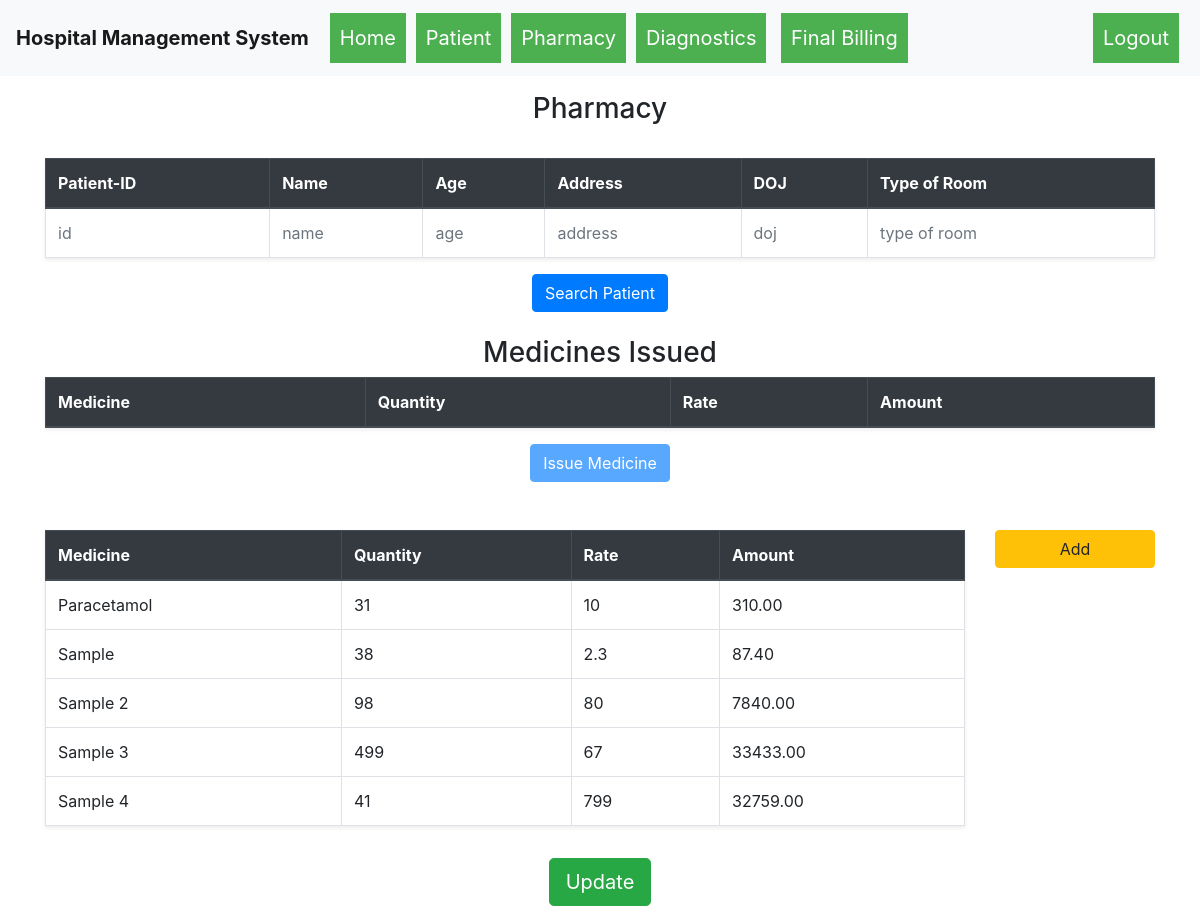
Before: /issue_medicines (signed in) with the older database file.
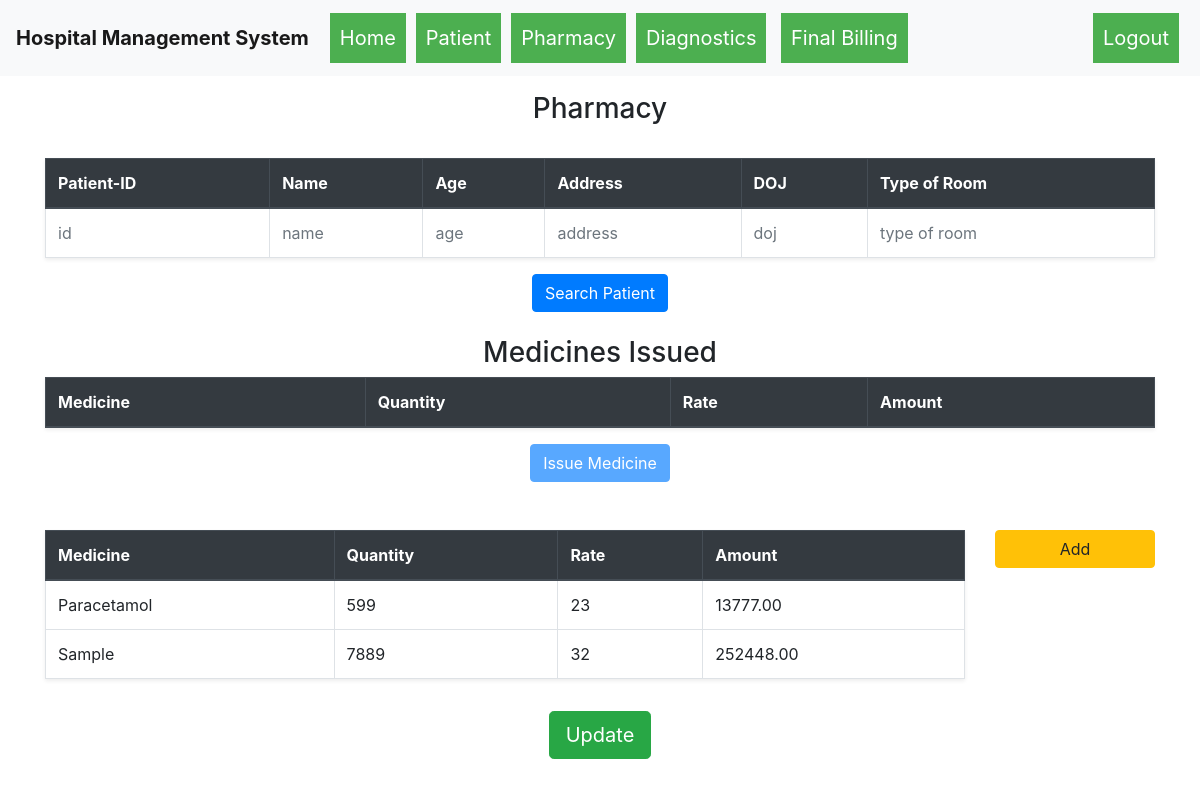
After: the same page with the newer database file.
### hospital_management_system/models.py (models this page shows)
class Medicines(db.Model):
    __table_args__ = {'sqlite_autoincrement': True}
    id = db.Column(db.Integer, primary_key=True)
    name = db.Column(db.String(80), nullable=False)
    quantity_available = db.Column(db.Integer, nullable=False)
    rate = db.Column(db.Integer, nullable=False)

### hospital_management_system/routes.py (the view, shortened to what this page needs)
@app.route("/issue_medicines", methods=["GET","POST"])
def issue_medicines():
    data = {}
    if not session.get("username"):
        return redirect("/login")
    meds = Medicines.query.all()
    med_is = ""
    if "pid" in request.args.keys():
        p_id = request.args.get("pid")
        patient = Patient.query.filter_by(id=p_id).first()
        if patient:
            med_is = MedicinesIssued.query.filter_by(p_id=p_id)
            if request.method == "GET":
                flash("Patient Found Successfully!")
            data["found"] = True
        else:
            patient = ["id", "name", "age", "address", "doj", "type of room"]
            flash("Patient With this Id not found!!")
    else:
        patient = ["id", "name", "age", "address", "doj", "type of room"]
    return render_template("issueMedicines.html", meds=meds, patient=patient, med_is=med_is, data=data)

### hospital_management_system/templates/issueMedicines.html (shortened to what the changed rows need)
{% extends 'base.html' %}
{% block body %}
    <div class="container">
        <div class="row">
            <div class="col-md-12">
                    <br>
                    <table class="table table-bordered shadow-sm">
                        <thead class="thead-dark">
                            <tr>
                                <th>Patient-ID</th>
                                <th>Name</th>
                                <th>Age</th>
                                <th>Address</th>
                                <th>DOJ</th>
                                <th>Type of Room</th>
                            </tr>
                        </thead>
                        </table>
                    <table class="table table-bordered shadow-sm">
                        <thead class="thead-dark">
                            <tr>
                                <th>Medicine</th>
                                <th>Quantity</th>
                                <th>Rate</th>
                                <th>Amount</th>
                            </tr>
                        </thead>
                        </table>
                        <br>
                        <br>
                <div class="row">
                    <div class="col-md-10">
                        <table class="table table-bordered shadow-sm">
                            <thead class="thead-dark">
                                <tr>
                                    <th>Medicine</th>
                                    <th>Quantity</th>
                                    <th>Rate</th>
                                    <th>Amount</th>
                                </tr>
                            </thead>
                            <tbody>
                                {% for i in meds %}
                                    <tr>
                                        <td>{{i.name|title}}</td>
                                        <td>{{i.quantity_available}}</td>
                                        <td>{{i.rate}}</td>
                                        <td>{{ '%0.2f' | format(i.rate * i.quantity_available|float)}}</td>
                                    </tr>
                                {% endfor %}
                            </tbody>
                        </table>
                    </div>
                </div>
            </div>
        </div>
    </div>
{% endblock %}

Changed rows visible on the page:
removed Medicines: name "Sample 2", quantity_available "98", rate "80", i.rate*i.quantity_available|float "7840.00"
removed Medicines: name "Sample 3", quantity_available "499", rate "67", i.rate*i.quantity_available|float "33433.00"
removed Medicines: name "Sample 4", quantity_available "41", rate "799", i.rate*i.quantity_available|float "32759.00"
changed Medicines "Paracetamol": quantity_available "31" → "599"; rate "10" → "23"; i.rate*i.quantity_available|float "310.00" → "13777.00"
changed Medicines "Sample": quantity_available "38" → "7889"; rate "2.3" → "32"; i.rate*i.quantity_available|float "87.40" → "252448.00"
